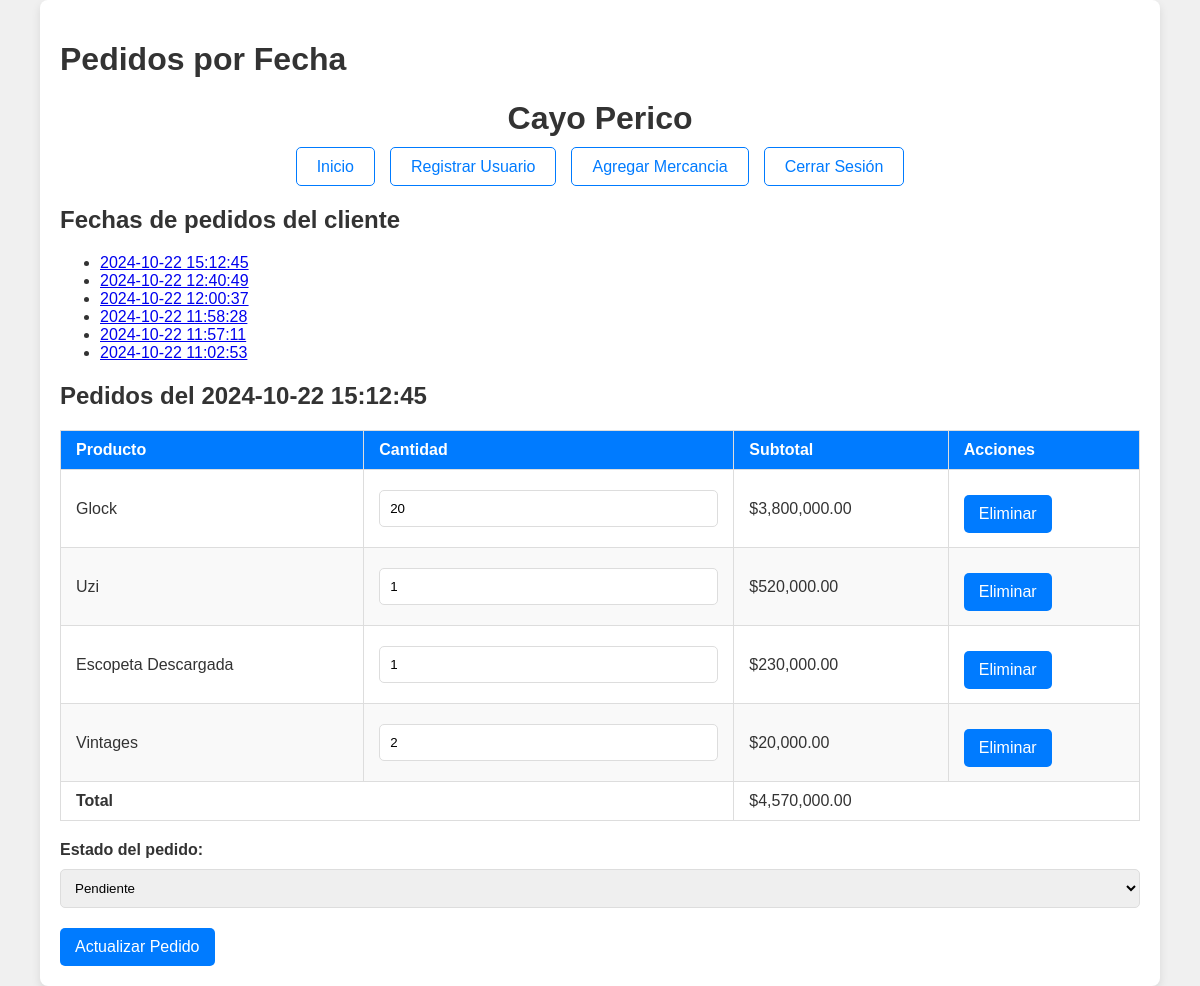
Page /Admin/ver_pedido.php?cliente_id=4&fecha_pedido=2024-10-22 15:12:45 on the committed database.
### tables this page shows
CREATE TABLE `pedidos` (
  `id` int(11) NOT NULL,
  `cliente_id` int(11) NOT NULL,
  `producto_id` int(11) NOT NULL,
  `cantidad` int(11) NOT NULL,
  `fecha_pedido` datetime DEFAULT current_timestamp(),
  `estado` varchar(50) DEFAULT 'Pendiente'
);

CREATE TABLE `productos` (
  `id` int(11) NOT NULL,
  `nombre` varchar(100) NOT NULL,
  `descripcion` text DEFAULT NULL,
  `precio` decimal(10,2) NOT NULL,
  `imagen` varchar(255) DEFAULT NULL,
  `stock` int(11) NOT NULL DEFAULT 0,
  `fecha_creacion` timestamp NOT NULL DEFAULT current_timestamp()
);

### Admin/ver_pedido.php (the view, shortened to what this page needs)
<?php
include '../conexion.php';
include_once "../Admin/encabezado.php";
$cliente_id = $_GET['cliente_id'];
$sql_fechas = "SELECT DISTINCT fecha_pedido
               FROM pedidos
               WHERE cliente_id = ?
               ORDER BY fecha_pedido DESC";
$stmt_fechas = $conn->prepare($sql_fechas);
$stmt_fechas->bind_param("i", $cliente_id);
$stmt_fechas->execute();
$result_fechas = $stmt_fechas->get_result();
?>
<!DOCTYPE html>
<html lang="es">
<head>
    <link rel="stylesheet" href="../Estilos/estilo_general.css">
</head>
<body>
    <div class="container">
        <h1>Pedidos por Fecha</h1>
        <header>
            <h1>Cayo Perico</h1>
            <div class="menu">
                <nav>
                    <ul>
                        <li><a href="../Admin/admin.php">Inicio</a></li>
                        <li><a href="../Admin/registrar_usuario.php">Registrar Usuario</a></li>
                        <li><a href="../Admin/agregar_producto.php">Agregar Mercancia</a></li>
                        <li><a href="../logout.php">Cerrar Sesión</a></li>
                    </ul>
                </nav>
            </div>
        </header>
        <h2>Fechas de pedidos del cliente</h2>
        <ul>
            <?php
            if ($result_fechas->num_rows > 0) {
                while ($row = $result_fechas->fetch_assoc()) {
                    echo '<li><a href="?cliente_id=' . $cliente_id . '&fecha_pedido=' . $row['fecha_pedido'] . '">' . htmlspecialchars($row['fecha_pedido']) . '</a></li>';
                }
            } else {
                echo '<li>No hay pedidos registrados.</li>';
            }
            ?>
        </ul>
        <?php
        if (isset($_GET['fecha_pedido'])) {
            $fecha_pedido = $_GET['fecha_pedido'];
            $sql_pedidos = "SELECT pedidos.id, pedidos.producto_id, productos.nombre AS producto,
                                   pedidos.cantidad, pedidos.estado, productos.precio
                            FROM pedidos
                            JOIN productos ON pedidos.producto_id = productos.id
                            WHERE pedidos.cliente_id = ? AND pedidos.fecha_pedido = ?";
            $stmt_pedidos = $conn->prepare($sql_pedidos);
            $stmt_pedidos->bind_param("is", $cliente_id, $fecha_pedido);
            $stmt_pedidos->execute();
            $result_pedidos = $stmt_pedidos->get_result();
            $total = 0;
            $estado_general = '';
            echo '<h2>Pedidos del ' . htmlspecialchars($fecha_pedido) . '</h2>';
            echo '<form action="actualizar_pedido.php" method="POST">
                    <input type="hidden" name="cliente_id" value="' . htmlspecialchars($cliente_id) . '">
                    <input type="hidden" name="fecha_pedido" value="' . htmlspecialchars($fecha_pedido) . '">
                    <table border="1">
                        <thead>
                            <tr>
                                <th>Producto</th>
                                <th>Cantidad</th>
                                <th>Subtotal</th>
                                <th>Acciones</th>
                            </tr>
                        </thead>
                        <tbody>';
            if ($result_pedidos->num_rows > 0) {
                while ($pedido = $result_pedidos->fetch_assoc()) {
                    $subtotal = $pedido['precio'] * $pedido['cantidad'];
                    $total += $subtotal;
                    $estado_general = $pedido['estado'];
                    echo '<tr>
                            <td>' . htmlspecialchars($pedido['producto']) . '</td>
                            <td>
                                <input type="number" name="cantidades[' . $pedido['id'] . ']" value="' . htmlspecialchars($pedido['cantidad']) . '" min="1">
                            </td>
                            <td>$' . number_format($subtotal, 2) . '</td>
                            <td>
                                <form action="eliminar_item_pedido.php" method="POST" style="display:inline-block;">
                                    <input type="hidden" name="pedido_id" value="' . htmlspecialchars($pedido['id']) . '">
                                    <button type="submit" onclick="return confirm(\'¿Estás seguro de que deseas eliminar este producto?\')">Eliminar</button>
                                </form>
                            </td>
                        </tr>';
                }
                echo '<tr>
                        <td colspan="2"><strong>Total</strong></td>
                        <td colspan="2">$' . number_format($total, 2) . '</td>
                      </tr>';
            } else {
                echo '<tr><td colspan="4">No hay pedidos para esta fecha.</td></tr>';
            }
            echo '</tbody>
                </table>
                <label for="estado">Estado del pedido:</label>
                <select name="estado" id="estado">
                    <option value="Pendiente" ' . ($estado_general === 'Pendiente' ? 'selected' : '') . '>Pendiente</option>
                    <option value="Entregado" ' . ($estado_general === 'Entregado' ? 'selected' : '') . '>Entregado</option>
                </select>
                <button type="submit">Actualizar Pedido</button>
            </form>';
        }
        ?>
    </div>
</body>
</html>

### Estilos/estilo_general.css (style rules this page uses)
body { font-family: Arial, sans-serif; background-color: #f0f0f0; margin: 0; padding: 0; color: #333; }
.container { width: 90%; max-width: 1200px; margin: auto; background: #ffffff; padding: 20px; box-shadow: 0px 4px 10px rgba(0, 0, 0, 0.1); border-radius: 8px; }
header { text-align: center; margin-bottom: 30px; }
header h1 { font-size: 2em; color: #333; }
header .menu { margin-top: 20px; }
header .menu nav ul { list-style: none; padding: 0; margin: 0; display: flex; justify-content: center; gap: 15px; }
header .menu nav ul li { display: inline; }
header .menu nav ul li a { text-decoration: none; color: #007BFF; font-size: 1em; padding: 10px 20px; border: 1px solid #007BFF; border-radius: 5px; transition: 0.3s; }
table { width: 100%; border-collapse: collapse; margin-bottom: 20px; }
table th, table td { padding: 10px 15px; text-align: left; border: 1px solid #dddddd; }
table th { background-color: #007BFF; color: white; }
table tr:nth-child(even) { background-color: #f9f9f9; }
button { background-color: #007BFF; color: white; border: none; padding: 10px 15px; border-radius: 5px; cursor: pointer; font-size: 1em; transition: 0.3s; }
form label { font-weight: bold; margin-top: 10px; display: block; }
form input, form select, form textarea { width: 100%; padding: 10px; margin: 10px 0; border: 1px solid #dddddd; border-radius: 5px; box-sizing: border-box; }
form button { width: auto; margin-top: 10px; }

### rows in the picture
pedidos: producto.nombre "Glock", cantidad "20", subtotal "3,800,000.00"
pedidos: producto.nombre "Uzi", cantidad "1", subtotal "520,000.00"
pedidos: producto.nombre "Escopeta Descargada", cantidad "1", subtotal "230,000.00"
pedidos: producto.nombre "Vintages", cantidad "2", subtotal "20,000.00", estado "Pendiente"

### other values in the picture
$row['fecha_pedido'] "2024-10-22 15:12:45"
$row['fecha_pedido'] "2024-10-22 12:40:49"
$row['fecha_pedido'] "2024-10-22 12:00:37"
$row['fecha_pedido'] "2024-10-22 11:58:28"
$row['fecha_pedido'] "2024-10-22 11:57:11"
$row['fecha_pedido'] "2024-10-22 11:02:53"
$fecha_pedido "2024-10-22 15:12:45"
$total "4,570,000.00"
